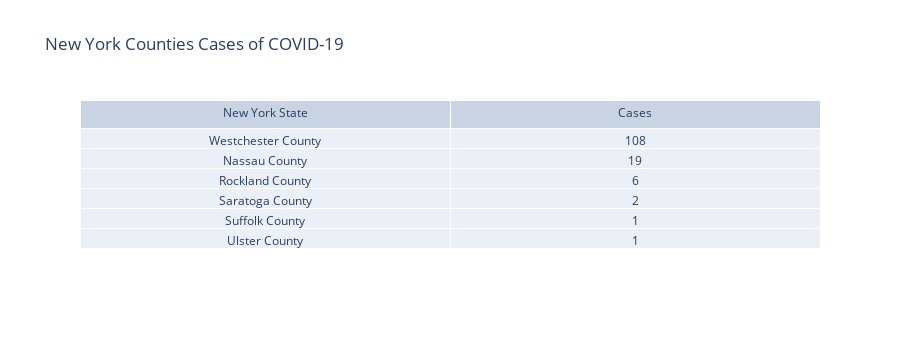

The notebook cell saved with this chart:
### Code cell
fig = go.Figure(data=[go.Table(header=dict(values=['New York State', 'Cases']),
                 cells=dict(values=[counties_cases['County'],counties_cases['Cases']]))
                     ])

fig.update_layout(
    title='New York Counties Cases of COVID-19')
fig.update_layout(height=350)
fig.show()

### Figure 1 — Plotly figure (JSON) as saved in the notebook; plotly's stock layout.template omitted (floating-point values rounded to 4 significant figures)
{"data": [{"cells": {"values": [["Westchester County", "Nassau County", "Rockland County", "Saratoga County", "Suffolk County", "Ulster County"], ["108", "19", "6", "2", "1", "1"]]}, "header": {"values": ["New York State", "Cases"]}, "type": "table"}], "layout": {"height": 350, "title": {"text": "New York Counties Cases of COVID-19"}}}
